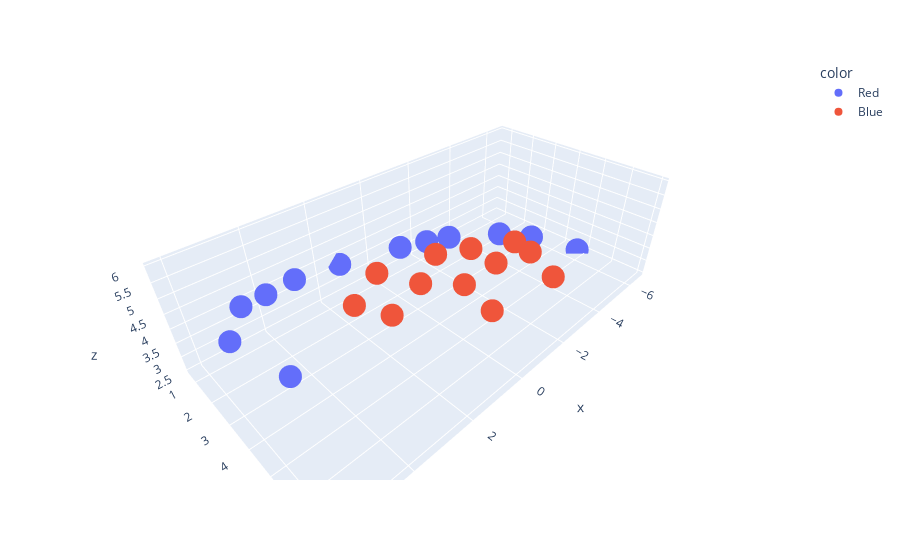

The cell this chart's notebook holds for it:
### Markdown cell above
**Representação 3D dos pontos:**

### Code cell
# criação do gráfico 3D
fig = px.scatter_3d( x=x, y=y,z=z,color = points['color'])
fig.show()

### Figure 1 — Plotly figure (JSON) as saved in the notebook; plotly's stock layout.template omitted (floating-point values rounded to 4 significant figures)
{"data": [{"hovertemplate": "color=Red<br>x=%{x}<br>y=%{y}<br>z=%{z}<extra></extra>", "legendgroup": "Red", "marker": {"color": "#636efa", "symbol": "circle"}, "mode": "markers", "name": "Red", "scene": "scene", "showlegend": true, "type": "scatter3d", "x": [-6.5, -5.7, -5, -3.2, -2.2, -1.2, 1.25, 3, 4.2, 5, 6, 5.8], "y": [4.75, 3.2, 2.2, 1.25, 1.1, 0.8, 0.7, 1, 1.7, 2, 3.8, 6], "z": [2.496, 2.738, 2.748, 2.962, 3.146, 3.218, 3.638, 4.098, 4.59, 4.82, 5.499, 5.971]}, {"hovertemplate": "color=Blue<br>x=%{x}<br>y=%{y}<br>z=%{z}<extra></extra>", "legendgroup": "Blue", "marker": {"color": "#EF553B", "symbol": "circle"}, "mode": "markers", "name": "Blue", "scene": "scene", "showlegend": true, "type": "scatter3d", "x": [-3.8, -3, -2, -1.5, -1.3, -0.8, 0.6, 1.3, 1.3, 1.5, 3, 3.25], "y": [3.8, 5, 3.4, 6.8, 5, 3, 5.5, 7, 4.6, 3, 5.5, 4.4], "z": [3.623, 4.133, 3.989, 4.866, 4.538, 4.14, 5.028, 5.456, 4.955, 4.578, 5.444, 5.236]}], "layout": {"legend": {"title": {"text": "color"}, "tracegroupgap": 0}, "margin": {"t": 60}, "scene": {"domain": {"x": [0, 1], "y": [0, 1]}, "xaxis": {"title": {"text": "x"}}, "yaxis": {"title": {"text": "y"}}, "zaxis": {"title": {"text": "z"}}}}}
